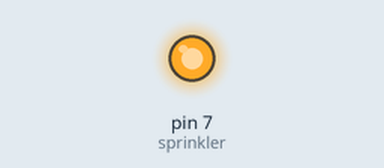
This sketch was run on a simulated Arduino Uno, built with avr-gcc and run on an emulated ATmega328P. Parts: output pins drawn as LEDs (lit = HIGH). The local clock reads 2024-03-15 10:24:30 at power-on unless the sketch sets it; what the sketch prints to the serial monitor is not drawn.

Above: at 0.1 s.
Timing chart, 0 to 1.6 s (numbered marks = the images above):
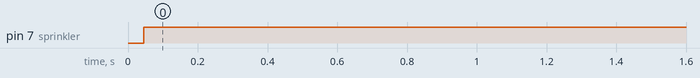

The sketch:

sprinkler_2.ino
```cpp
#include <DS3232RTC.h>    //Get library here http://github.com/JChristensen/DS3232RTC
#include <Time.h>
#include <Wire.h>

int val ;
int set_hr = 8; //Sets the hour at which the sprinkler watering will start
int set_min = 30; //Sets the minute at which the sprinkler watering will start
int set_period = 2; //Sets the number of minutes the sprinkler will fe in action for a given event
int set_rep = 2; //Sets the number of watering events on a given day
int end_min=set_min+set_period; //Calculates the time at which the watering will end
int sprinkler=7; //Defines the pin number used by the sprinkler relay
int droplet=8; //Defines the pin number used by the droplet relay
bool rep = false;
int set_hr_2;
int set_hr_3;

void setup()
{
  Serial.begin(9600);
  pinMode(7, OUTPUT); //relay1

  if (set_rep == 2){
    rep=!rep;
    set_hr_2=set_hr+12;
  }
  else if (set_rep == 3){
    rep=!rep;
    set_hr_2=set_hr+8;
    set_hr_3=set_hr+16;
    if (set_hr_3 >=24){
      set_hr_3 = set_hr_3-24;
    }
    else {}
  }
  else{}
  Serial.println();
  Serial.println("will water at: ");
  Serial.print(set_hr);
  Serial.print(":");
  Serial.print(set_min);
  Serial.print(" to ");
  Serial.print(set_hr );
  Serial.print(":");
  Serial.println(end_min );

  Serial.print(set_hr_2);
  Serial.print(":");
  Serial.print(set_min);
  Serial.print(" to ");
  Serial.print(set_hr_2 );
  Serial.print(":");
  Serial.println(end_min );

  Serial.print(set_hr_3);
  Serial.print(":");
  Serial.print(set_min);
  Serial.print(" to ");
  Serial.print(set_hr_3);
  Serial.print(":");
  Serial.println(end_min );

  Serial.print(set_rep );
  Serial.print(" times a day");
  Serial.println();
 //Serial.println(rep);
  //Uncomment both lines below when you want to set the time and coment them after
  //setTime(12, 00, 00, 13, 07, 2019);//Hours / minutes / second / day of month / month / year
  //RTC.set(now());

  setSyncProvider(RTC.get);   // the function to get the time from the RTC
    if(timeStatus() != timeSet)
        Serial.println("Unable to sync with the RTC");
    else
       Serial.println("RTC has set the system time");
}

void loop()
{

AutomaticProgram();
digitalClockDisplay();
AutomaticProgram();

}


void AutomaticProgram()
{
    int hr = (hour()); //Grow/Day - Groei/Dag between 4:00 and 22:00
    int mn = (minute());

    if ((set_hr == hr) && (mn >= set_min && mn < end_min))
    {
      digitalWrite (sprinkler, LOW);
      digitalWrite (droplet, LOW);


    }
    else if(rep==true && (set_hr_2 == hr) && (mn >= set_min && mn < end_min))
    {

    digitalWrite(sprinkler, LOW);

    }
    else if(rep==true && set_rep==3 && (set_hr_3 == hr) && (mn >= set_min && mn < end_min))
    {
    digitalWrite(sprinkler, LOW);
    }
    else
    {
    digitalWrite(sprinkler, HIGH);
    digitalWrite (droplet, HIGH);
    }
}
void digitalClockDisplay(void)
{
    // digital clock display of the time
    Serial.print(hour());
    printDigits(minute());
    printDigits(second());
   // Serial.print(' ');
   // Serial.print(day());
   // Serial.print(' ');
   // Serial.print(month());
   // Serial.print(' ');
    //Serial.print(year());
    Serial.println();
}
void displayClockLCD(void)
{
tmElements_t tm;
RTC.read(tm);
Serial.print(tm.Hour, DEC);
Serial.print(':');
Serial.print(tm.Minute,DEC);
Serial.print(':');
Serial.println(tm.Second,DEC);
}

void printDigits(int digits)
{
    // utility function for digital clock display: prints preceding colon and leading 0
    Serial.print(':');
    if(digits < 10)
        Serial.print('0');
    Serial.print(digits);
}
```

Measured:
- by itself, pin 7 (sprinkler): LOW → HIGH at 0.05 s
